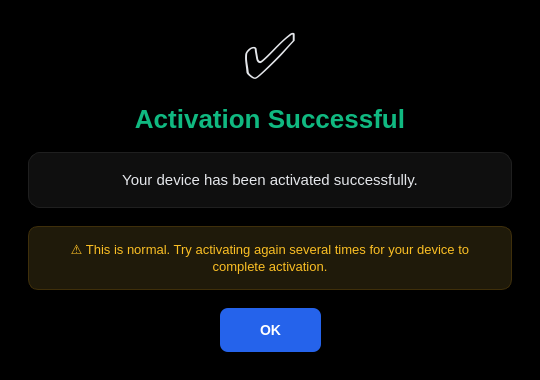
<?xml version="1.0" encoding="UTF-8"?>
<ui version="4.0">
 <class>ActivationResultDialogUI</class>
 <widget class="QDialog" name="ActivationResultDialogUI">
  <property name="geometry">
   <rect>
    <x>0</x>
    <y>0</y>
    <width>540</width>
    <height>380</height>
   </rect>
  </property>
  <property name="windowTitle">
   <string>Activation Result</string>
  </property>
  <property name="modal">
   <bool>true</bool>
  </property>
  <property name="styleSheet">
   <string notr="true">
QDialog {
    background-color: #000000;
    color: #e5e7eb;
    font-family: "Segoe UI", Arial, sans-serif;
}
QLabel {
    color: #e5e7eb;
    background: transparent;
    border: none;
}
QPushButton {
    background: #2563eb;
    color: white;
    border: none;
    border-radius: 8px;
    padding: 14px 40px;
    font-weight: 600;
    font-size: 14px;
}
QPushButton:hover {
    background: #3b82f6;
}
QPushButton:pressed {
    background: #1d4ed8;
}
   </string>
  </property>

  <layout class="QVBoxLayout" name="verticalLayout">
   <property name="spacing"><number>18</number></property>
   <property name="leftMargin"><number>28</number></property>
   <property name="topMargin"><number>28</number></property>
   <property name="rightMargin"><number>28</number></property>
   <property name="bottomMargin"><number>28</number></property>

   <!-- Icon and Title -->
   <item>
    <layout class="QVBoxLayout">
     <property name="spacing"><number>12</number></property>
     <item>
      <widget class="QLabel" name="labelIcon">
       <property name="text"><string>✅</string></property>
       <property name="alignment"><set>Qt::AlignCenter</set></property>
       <property name="styleSheet">
        <string notr="true">font-size: 64px; margin-bottom: 8px;</string>
       </property>
      </widget>
     </item>
     <item>
      <widget class="QLabel" name="labelTitle">
       <property name="font">
        <font>
         <pointsize>20</pointsize>
         <weight>75</weight>
         <bold>true</bold>
        </font>
       </property>
       <property name="text">
        <string>Activation Successful</string>
       </property>
       <property name="alignment">
        <set>Qt::AlignCenter</set>
       </property>
       <property name="styleSheet">
        <string notr="true">
font-size: 26px;
font-weight: bold;
color: #10b981;
        </string>
       </property>
      </widget>
     </item>
    </layout>
   </item>

   <!-- Message Box -->
   <item>
    <widget class="QLabel" name="labelMessage">
     <property name="font">
      <font>
       <pointsize>13</pointsize>
      </font>
     </property>
     <property name="text">
      <string>Your device has been activated successfully.</string>
     </property>
     <property name="alignment">
      <set>Qt::AlignCenter</set>
     </property>
     <property name="wordWrap">
      <bool>true</bool>
     </property>
     <property name="styleSheet">
      <string notr="true">
font-size: 15px;
color: #e5e7eb;
padding: 18px;
background-color: #0f0f0f;
border-radius: 12px;
border: 1px solid #1f1f1f;
line-height: 1.6;
      </string>
     </property>
    </widget>
   </item>

   <!-- Info/Warning (hidden by default, shown on failure) -->
   <item>
    <widget class="QLabel" name="labelInfo">
     <property name="font">
      <font>
       <pointsize>11</pointsize>
      </font>
     </property>
     <property name="text">
      <string>⚠️ This is normal. Try activating again several times for your device to complete activation.</string>
     </property>
     <property name="alignment">
      <set>Qt::AlignCenter</set>
     </property>
     <property name="wordWrap">
      <bool>true</bool>
     </property>
     <property name="visible">
      <bool>false</bool>
     </property>
     <property name="styleSheet">
      <string notr="true">
font-size: 13px;
color: #fbbf24;
padding: 14px;
background-color: #1f1a0a;
border: 1px solid #3f2f0a;
border-radius: 10px;
      </string>
     </property>
    </widget>
   </item>

   <!-- Spacer -->
   <item>
    <spacer>
     <property name="orientation">
      <enum>Qt::Vertical</enum>
     </property>
     <property name="sizeHint" stdset="0">
      <size><width>20</width><height>20</height></size>
     </property>
    </spacer>
   </item>

   <!-- OK button -->
   <item>
    <layout class="QHBoxLayout">
     <item>
      <spacer>
       <property name="orientation">
        <enum>Qt::Horizontal</enum>
       </property>
       <property name="sizeHint" stdset="0">
        <size><width>40</width><height>20</height></size>
       </property>
      </spacer>
     </item>
     <item>
      <widget class="QPushButton" name="btnOk">
       <property name="minimumHeight"><number>46</number></property>
       <property name="text">
        <string>OK</string>
       </property>
      </widget>
     </item>
     <item>
      <spacer>
       <property name="orientation">
        <enum>Qt::Horizontal</enum>
       </property>
       <property name="sizeHint" stdset="0">
        <size><width>40</width><height>20</height></size>
       </property>
      </spacer>
     </item>
    </layout>
   </item>

  </layout>
 </widget>

 <resources/>
 <connections/>
</ui>
